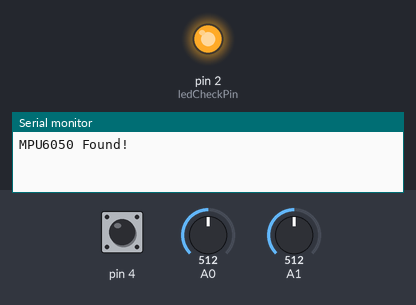
This sketch was run on a simulated Arduino Uno, built with avr-gcc and run on an emulated ATmega328P. On the bench: output pins drawn as LEDs (lit = HIGH), the last lines printed to the serial monitor. Inputs (shaded band) come from the test bench; at power-on: pin 4 HIGH, A0 = 512, A1 = 512. No radio packets arrive unless stated.

Above: at 0.1 s.
At 1.5 s:
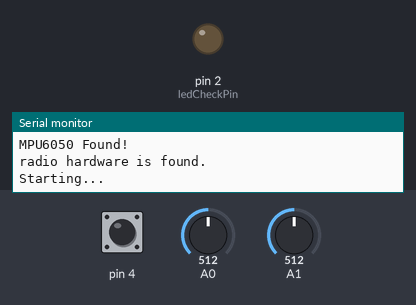
Timing chart, 0 to 3.0 s (numbered marks = the images above):
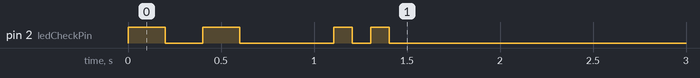

The sketch:

Wand.ino
```cpp
#include <SPI.h>
#include "RF24.h"
#include <Adafruit_MPU6050.h>
#include <Adafruit_Sensor.h>

#define CE_PIN 8
#define CSN_PIN 10
#define ledCheckPin 2

RF24 radio(CE_PIN, CSN_PIN);

Adafruit_MPU6050 mpu;

uint8_t address[][6] = { "1Node", "2Node" };
int stuff[3];
bool mode = true;
bool notPressed = true;

void setAndCheckMPU() {

  if (!mpu.begin()) {
    Serial.println("Failed to find MPU6050 chip");
    while (1) {
      digitalWrite(ledCheckPin, HIGH);
      delay(250);
      digitalWrite(ledCheckPin, LOW);
      delay(250);
    }
  }
  Serial.println("MPU6050 Found!");

  digitalWrite(ledCheckPin, HIGH);
  delay(200);
  digitalWrite(ledCheckPin, LOW);
  delay(200);
  digitalWrite(ledCheckPin, HIGH);
  delay(200);
  digitalWrite(ledCheckPin, LOW);

  mpu.setAccelerometerRange(MPU6050_RANGE_16_G);
  mpu.setGyroRange(MPU6050_RANGE_500_DEG);
  mpu.setFilterBandwidth(MPU6050_BAND_21_HZ);
}

void setAndCheckRadio() {

  if (!radio.begin()) {
    Serial.println("radio hardware is not responding!!");
    while (1) {
      digitalWrite(ledCheckPin, HIGH);
      delay(100);
      digitalWrite(ledCheckPin, LOW);
      delay(200);
    }  // hold in infinite loop
  }
  Serial.println("radio hardware is found.");
  delay(500);
  digitalWrite(ledCheckPin, HIGH);
  delay(100);
  digitalWrite(ledCheckPin, LOW);
  delay(100);
  digitalWrite(ledCheckPin, HIGH);
  delay(100);
  digitalWrite(ledCheckPin, LOW);

  radio.openWritingPipe(address[1]);
  radio.setPALevel(RF24_PA_MAX);
  radio.stopListening();
}

void setup() {

  Serial.begin(115200);
  pinMode(4, INPUT_PULLUP);
  pinMode(ledCheckPin, OUTPUT);

  setAndCheckMPU();
  setAndCheckRadio();

  Serial.println("Starting...");
  delay(1000);
}

void loop() {

  int s = digitalRead(4);

  if (s == 0 && notPressed) {
    notPressed = false;
    mode = !mode;
    delay(5);
  } else if (s == 1) {
    notPressed = true;
  }

  switch (mode) {
    case 1:
      digitalWrite(ledCheckPin, LOW);
      stuff[0] = map(analogRead(A0), 0, 1023, -255, 255);
      stuff[1] = map(analogRead(A1), 0, 1023, -100, 100);
      break;
    case 0:
      digitalWrite(ledCheckPin, HIGH);
      sensors_event_t a, g, temp;
      mpu.getEvent(&a, &g, &temp);
      stuff[0] = map(a.acceleration.x, -9, 9, -255, 255);
      stuff[1] = map(a.acceleration.y, -9, 9, -100, 100);

      break;
  }
  stuff[0] = stuff[0]>255 ? 255 : stuff[0]<-255 ? -255 : (((stuff[0]<=10)&&(stuff[0]>0)) || ((stuff[0]>=-10)&&(stuff[0]<0))) ? 0 : stuff[0];
  stuff[1] = stuff[1]>100 ? 100 : stuff[1]<-100 ? -100 : (((stuff[1]<=10)&&(stuff[1]>0)) || ((stuff[1]>=-10)&&(stuff[1]<0))) ? 0 : stuff[1];
  stuff[2] = mode;


  bool report = radio.write(&stuff, sizeof(stuff));

  if (!report) {
    Serial.print("transmition faild.");
  } else{
  Serial.print("transmited:  ");
  }

  Serial.print("x: ");
  Serial.print(stuff[0]);

  Serial.print("    y :");
  Serial.print(stuff[1]);

  Serial.print("    mode :");
  Serial.println(stuff[2]);

  delay(50);
}
```
